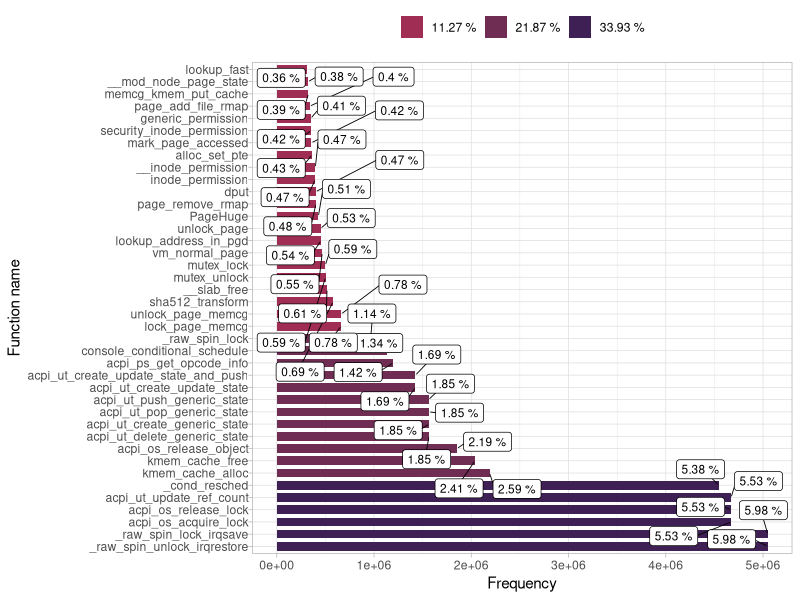

Source code (R):
#!/usr/bin/env Rscript
library(ggplot2)
library(plyr)
library(scales)
library(ggrepel)
# function_name,exit_time,duration,depth,process
data_freq <- read.table("./bootup-trace/rscript/bootup-func-frequencies.csv", header=T, sep=",")
# data <- read.table("./bootup-trace/rscript/static-analysis.csv", header=T, sep=",")
# data_freq <- count(data, c("function_name"))
total <- 168921670/2
data_freq$percentage <- round((data_freq$freq/total) * 100, 2)

data_freq = subset(data_freq, freq > 300000)

colors <- c("#9f2d54", "#6f2d54", "#3f2054")
data_freq$color[data_freq$percentage > 5 ] <- sum(subset(data_freq, percentage > 5 )$percentage)
data_freq$color[data_freq$percentage >= 1 & data_freq$percentage < 5 ] <- sum(subset(data_freq, percentage >= 1 & percentage < 5 )$percentage)
data_freq$color[data_freq$percentage < 1 ] <- sum(subset(data_freq, percentage < 1 )$percentage)

data_freq$color <- paste(as.character(data_freq$color), '%')
plot <- ggplot(data_freq, aes(reorder(function_name, -freq), fill=color)) +
  geom_bar(aes(weight = freq),  width= 0.7, colour="transparent") +
  coord_flip() +
  # geom_point(aes(y = freq), size = 1, colour=muted("black")) +
  geom_label_repel(aes(y=freq, label=paste(data_freq$percentage, "%")),
                   size = 3, segment.size = 0.3, colour="black", fill="white",
                   min.segment.length = unit(0, "lines"), nudge_x = 0
                   ) +
  scale_fill_manual(values = colors) +
  labs(x ="Function name", y ="Frequency") +
  theme_light() +
  theme(
    legend.position = "top",
    legend.title=element_blank(),
    # axis.text.x = element_blank(),
    # axis.text.x = element_text(angle = 50, hjust = 1, vjust=1, size = 10),
    axis.text.y = element_text(margin = margin(t=2,b=1))
  )
plot(plot)